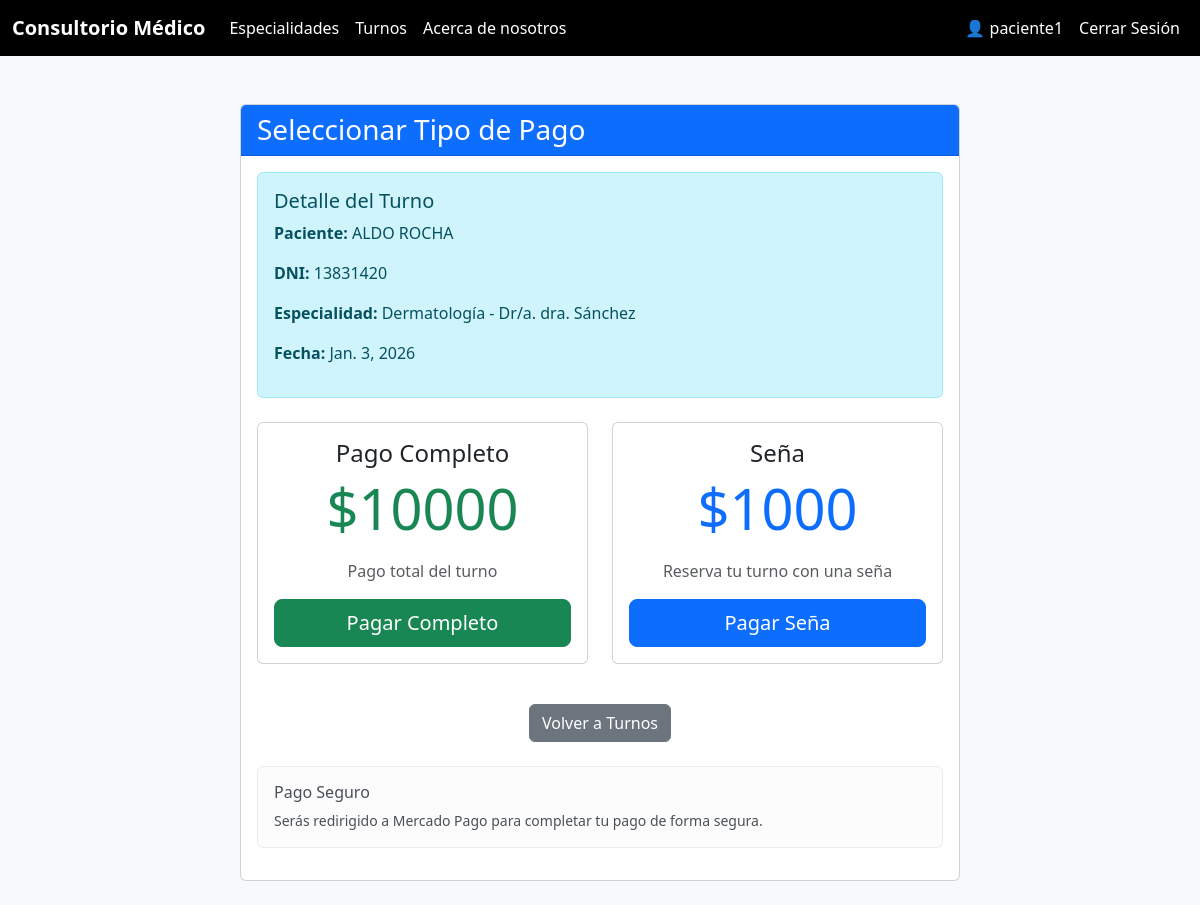
/turno/pago/18/ (signed in), run on the app's committed database.
### Turnos/models.py (models this page shows, shortened)
class Turno(models.Model):
    ESTADO_PAGO_CHOICES = [
        ('pendiente', 'Pendiente'),
        ('aprobado', 'Aprobado'),
        ('rechazado', 'Rechazado'),
        ('cancelado', 'Cancelado'),
    ]
    TIPO_PAGO_CHOICES = [
        ('completo', 'Pago Completo'),
        ('senia', 'Seña'),
    ]
    fecha = models.DateField(verbose_name="Fecha del turno")
    dni = models.IntegerField(verbose_name="DNI")
    obrasocial = models.CharField(max_length=100, null=True, blank=True, verbose_name="Obra Social")
    paciente = models.CharField(max_length=200, verbose_name="Paciente")
    email = models.EmailField(null=True, blank=True, verbose_name="Email")
    especialidad = models.ForeignKey(Especialidad, on_delete=models.CASCADE, related_name='turnos')
    usuario = models.ForeignKey(User, on_delete=models.SET_NULL, null=True, blank=True, related_name='turnos')
    pago_total = models.BooleanField(default=False, verbose_name="Pago Total")
    pago_senia = models.BooleanField(default=False, verbose_name="Pago Seña")
    monto_pagado = models.DecimalField(max_digits=10, decimal_places=2, null=True, blank=True, verbose_name="Monto Pagado")
    estado_pago = models.CharField(max_length=20, choices=ESTADO_PAGO_CHOICES, default='pendiente', verbose_name="Estado del Pago")
    preference_id = models.CharField(max_length=100, blank=True, null=True)
    payment_id = models.CharField(max_length=100, blank=True, null=True)
    fecha_creacion = models.DateTimeField(auto_now_add=True)
    fecha_actualizacion = models.DateTimeField(auto_now=True)
    activo = models.BooleanField(default=True, verbose_name="Activo")
    class Meta:
        verbose_name = 'Turno'
        verbose_name_plural = 'Turnos'
        ordering = ['-fecha', '-fecha_creacion']  # Más recientes primero
        permissions = [
            ("puede_ver_todos_turnos", "Puede ver todos los turnos"),
            ("puede_gestionar_turnos", "Puede gestionar turnos"),
        ]

### Especialidad/models.py (models this page shows)
class Especialidad(models.Model):
    tipo = models.CharField(max_length=100, verbose_name="Tipo de Especialidad")
    doctor = models.CharField(max_length=150, verbose_name="Doctor")
    activo = models.BooleanField(default=True, verbose_name="Activo")  # Para desactivar sin eliminar
    class Meta:
        verbose_name = "Especialidad"
        verbose_name_plural = "Especialidades"
        ordering = ['tipo']  # Ordenar alfabéticamente
        permissions = [
            ("puede_gestionar_especialidades", "Puede gestionar especialidades"),
        ]
    def __str__(self):
        return f'{self.tipo} - Dr/a. {self.doctor}'

### Turnos/views.py (the view, shortened to what this page needs)
# urls.py: path('pago/<int:turno_id>/', SeleccionarPagoView.as_view(), name='seleccionar_pago'),
class SeleccionarPagoView(LoginRequiredMixin, View):
    def get(self, request, turno_id):
        turno = get_object_or_404(Turno, id=turno_id)
        if not (request.user.is_superuser or request.user.is_staff):
            if turno.usuario != request.user and turno.email != request.user.email:
                messages.error(request, 'No tienes permiso para ver este turno.')
                return redirect('lista_turnos')
        from django.conf import settings
        context = {
            'turno': turno,
            'monto_completo': getattr(settings, 'MONTO_TURNO_COMPLETO', 5000),
            'monto_senia': getattr(settings, 'MONTO_SENIA', 1500)
        }
        return render(request, 'seleccionar_pago.html', context)

### Turnos/templates/seleccionar_pago.html (shortened to what this page needs)
{% extends 'base.html' %}
{% block content %}
<div class="container mt-5">
    <div class="row justify-content-center">
        <div class="col-md-8">
            <div class="card">
                <div class="card-header bg-primary text-white">
                    <h3 class="mb-0">Seleccionar Tipo de Pago</h3>
                </div>
                <div class="card-body">
                    <div class="alert alert-info">
                        <h5>Detalle del Turno</h5>
                        <p><strong>Paciente:</strong> {{ turno.paciente }}</p>
                        <p><strong>DNI:</strong> {{ turno.dni }}</p>
                        <p><strong>Especialidad:</strong> {{ turno.especialidad }}</p>
                        <p><strong>Fecha:</strong> {{ turno.fecha }}</p>
                    </div>
                    <form method="post">
                        <div class="row mt-4">
                            <div class="col-md-6 mb-3">
                                <div class="card h-100">
                                    <div class="card-body text-center">
                                        <h4 class="card-title">Pago Completo</h4>
                                        <p class="display-4 text-success">${{ monto_completo }}</p>
                                        <p class="text-muted">Pago total del turno</p>
                                        <button type="submit" name="tipo_pago" value="completo"
                                                class="btn btn-success btn-lg w-100">
                                             Pagar Completo
                                        </button>
                                    </div>
                                </div>
                            </div>
                            <div class="col-md-6 mb-3">
                                <div class="card h-100">
                                    <div class="card-body text-center">
                                        <h4 class="card-title">Seña</h4>
                                        <p class="display-4 text-primary">${{ monto_senia }}</p>
                                        <p class="text-muted">Reserva tu turno con una seña</p>
                                        <button type="submit" name="tipo_pago" value="senia"
                                                class="btn btn-primary btn-lg w-100">
                                             Pagar Seña
                                        </button>
                                    </div>
                                </div>
                            </div>
                        </div>
                    </form>
                    <div class="mt-4 text-center">
                        <a href="{% url 'lista_turnos' %}" class="btn btn-secondary">
                             Volver a Turnos
                        </a>
                    </div>
                    <div class="mt-4">
                        <div class="alert alert-light">
                            <h6> Pago Seguro</h6>
                            <p class="mb-0 small">Serás redirigido a Mercado Pago para completar tu pago de forma segura.</p>
                        </div>
                    </div>
                </div>
            </div>
        </div>
    </div>
</div>
{% endblock %}

### templates/base.html (shortened to what this page needs)
{% load static %}
<!DOCTYPE html>
<html lang="es">
<head>
    <link href="https://cdn.jsdelivr.net/npm/bootstrap@5.3.8/dist/css/bootstrap.min.css" rel="stylesheet">
</head>
<body class="bg-light">
<nav class="navbar navbar-expand-lg" style="background-color: #000;">
    <div class="container-fluid">
        <a class="navbar-brand text-white fw-bold" href="/">Consultorio Médico</a>
        <div class="collapse navbar-collapse" id="navbarNav">
            <ul class="navbar-nav">
                <li class="nav-item">
                    <a class="nav-link text-white {% if request.path == '/esp/' %}fw-bold{% endif %}"
                       href="/esp">Especialidades</a>
                </li>
                <li class="nav-item">
                    <a class="nav-link text-white {% if request.path == '/turno/' %}fw-bold{% endif %}"
                       href="/turno">Turnos</a>
                </li>
                <li class="nav-item">
                    <a class="nav-link text-white" href="/aboutus">Acerca de nosotros</a>
                </li>
            </ul>
            <ul class="navbar-nav ms-auto">
                {% if user.is_authenticated %}
                    <li class="nav-item">
                        <span class="nav-link text-white">
                            👤 {{ user.username }}
                        </span>
                    </li>
                    <li class="nav-item">
                        <a class="nav-link text-white" href="{% url 'logout' %}">Cerrar Sesión</a>
                    </li>
                {% endif %}
            </ul>
        </div>
    </div>
</nav>
<div class="container my-4">
    {% block content %}{% endblock %}
</div>
</body>
</html>

### data on the page
Turno: paciente "ALDO ROCHA", dni "13831420", especialidad "Dermatología - Dr/a. dra. Sánchez", fecha "Jan. 3, 2026"

### other printed values
{{ user.username }} "paciente1"
{{ monto_completo }} "10000"
{{ monto_senia }} "1000"
